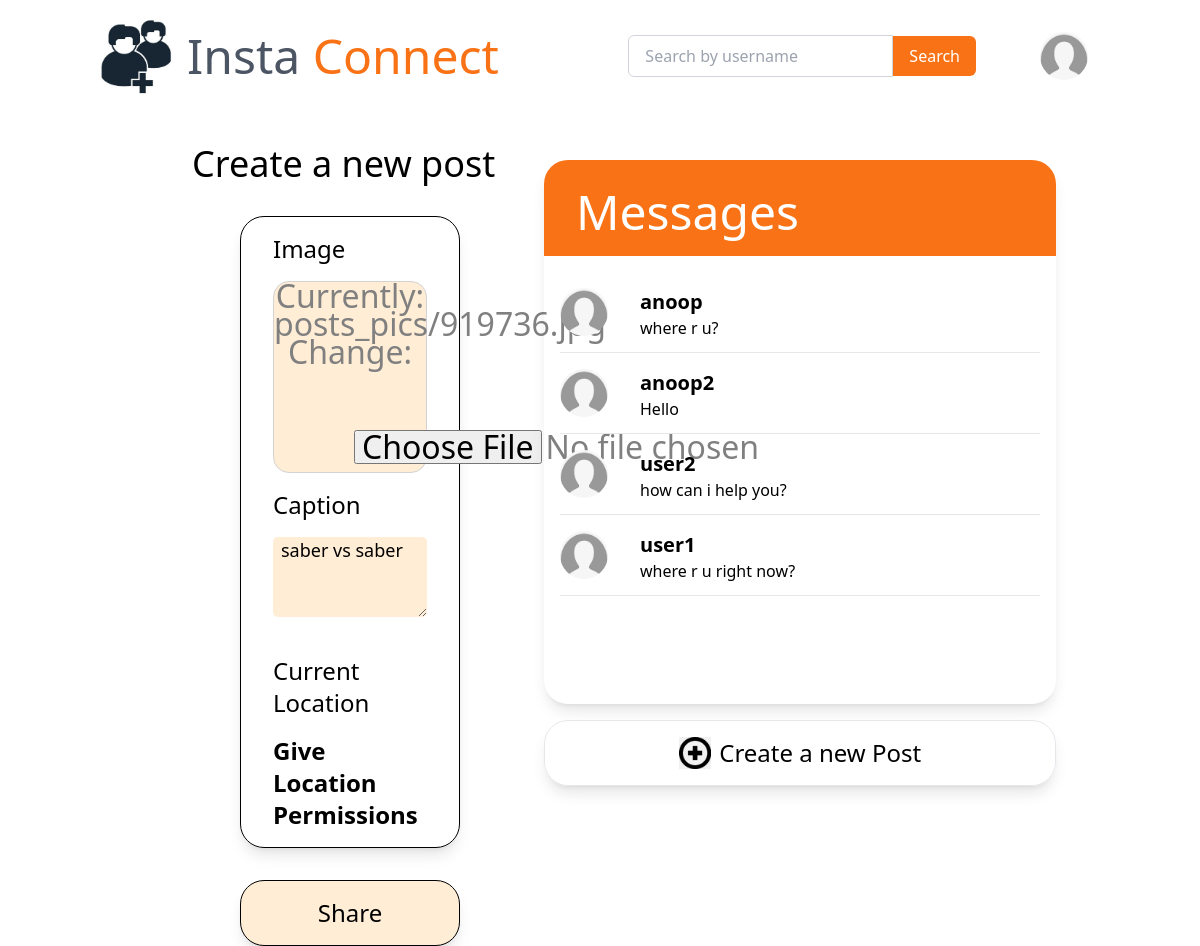
Screenshot of /post/3/update/ (signed in) with the database file from the repository.
### connect/models.py (models this page shows, shortened)
class Post(models.Model):
    description = models.TextField(blank=True)
    date_posted = models.DateTimeField(default=timezone.now)
    author = models.ForeignKey(User, on_delete=models.CASCADE)
    image = models.ImageField(default='base.jpg',upload_to='posts_pics')
    likes = models.IntegerField(default=0)

### users/models.py (models this page shows, shortened)
class Profile(models.Model):
    user = models.OneToOneField(User, on_delete=models.CASCADE)
    otp = models.CharField(max_length=4, blank=True, null=True)
    isVerified = models.BooleanField(default=True, blank=True, null=True)
    image = models.ImageField(default='default.png', upload_to='profile_pics')
    bio = models.TextField(default="Add your bio")
    savedPosts = models.ManyToManyField(
        Post, blank=True, related_name='user_saved_posts')
    likedPosts = models.ManyToManyField(
        Post, blank=True, related_name='user_liked_posts')
    followers = models.ManyToManyField(
        User, blank=True, related_name='following')
    following = models.ManyToManyField(
        User, blank=True, related_name='follower')
    follower_requests = models.ManyToManyField(
        User, blank=True, related_name='follower_request')
    following_requests = models.ManyToManyField(
        User, blank=True, related_name='following_request')
    is_private = models.BooleanField(default=False)

### chatrooms/models.py (models this page shows)
class ChatRoom(models.Model):
    sender = models.ForeignKey(
        User, on_delete=models.CASCADE, related_name='sender_chatrooms')
    receiver = models.ForeignKey(
        User, on_delete=models.CASCADE, related_name='receiver_chatrooms')
    last_text = models.TextField(default="")
    last_time = models.DateTimeField(blank=True, null=True)

### connect/views.py (the view, shortened to what this page needs)
# urls.py: path('post/<int:pk>/update/', PostUpdateView.as_view(), name='post-update'),
class PostUpdateView(LoginRequiredMixin, UserPassesTestMixin, UpdateView):
    model = Post
    fields = ['description', 'image']
    def test_func(self):
        post = self.get_object()
        if self.request.user == post.author:
            return True
        return False
    def get_context_data(self, **kwargs):
        context = super().get_context_data(**kwargs)
        context['chats'] = ChatRoom.objects.filter(sender=self.request.user)
        return context

### connect/templates/connect/post_form.html (shortened to what this page needs)
{% load static %}
<!DOCTYPE html>
<html lang="en">
  <head>
    <script src="https://cdn.tailwindcss.com"></script>
  </head>
  <body>
    <div class="grid grid-cols-12 mt-4">
      <div class="md:col-span-7 col-span-12">
        <div
          class="grid grid-cols-12 flex items-center cursor-pointer"
          onclick="location.href=`{% url 'connect-profile' %}`;"
        >
          <div class="col-span-3 flex justify-end">
            <img
              src="{%static 'connect\images\logi.jpg' %}"
              class="h-20"
              alt=""
              srcset=""
              class=""
            />
          </div>
          <div class="col-span-9 text-5xl pl-3 text-gray-600">
            Insta <span class="text-orange-500">Connect</span>
          </div>
        </div>
        <div class="mx-48 text-4xl mt-12">Create a new post</div>
        <div class="mx-48 px-12">
          <form method="POST" enctype="multipart/form-data">
            <div
              class="card shadow-lg rounded-3xl border border-black px-8 py-4 mt-8"
            >
              <div class="text-2xl">Image</div>
              <label for="input" class="">
                <div class="h-48 bg-orange-100 text-lg" id="imgUP">
                  {{ form.image }}
                </div>
              </label>
              <div class="text-2xl mt-4">Caption</div>
              {{form.description}}
              <p class="text-2xl mt-4">Current Location</p>
              <b class="text-2xl">
                <p id="location" class="mt-4 cursor-pointer">
                  Give Location Permissions
                </p>
              </b>
            </div>
            <button
              type="submit"
              class="shadow-lg rounded-3xl border border-black p-4 mt-8 text-2xl bg-orange-100"
              style="width: 100%"
            >
              Share
            </button>
          </form>
        </div>
      </div>
      <div
        class="lg:col-span-5 col-span-12 mt-0 lg:fixed lg:top-0 lg:right-0"
        style="width: 50rem"
      >
        <div
          class="flex justify-end px-12 mb-20 mt-8 cursor-pointer grid grid-cols-12"
        >
          <form
            method="post"
            action="{% url 'profile-search' %}"
            class="col-span-9 flex justify-end"
          >
            <div class="flex items-center">
              <input
                type="text"
                name="username"
                placeholder="Search by username"
                class="px-4 py-2 border border-gray-300 rounded-l-md focus:outline-none focus:ring-orange-500 focus:border-orange-500"
              />
              <button
                type="submit"
                class="px-4 py-2 bg-orange-500 text-white rounded-r-md hover:bg-orange-600 focus:outline-none focus:ring-orange-500 focus:border-orange-500"
              >
                Search
              </button>
            </div>
          </form>
          <div class="col-span-3 flex justify-center " >
            <img
              src="{{user.profile.image.url}}"
              alt="img"
              width="80px"
              height="80px"
              class="h-12 w-12 rounded-full hover:bg-gray-100"
              onclick="window.location.href=`{% url 'main-profile' %}`"
            />
          </div>
        </div>
        <div
          class="lg:ml-36 lg:mr-36 mx-auto shadow-lg rounded-3xl"
          style="width: 32rem"
        >
          <div
            class="grid grid-cols-6 bg-orange-500 h-24 rounded-t-3xl text-white px-8 pt-4"
          >
            <div
              class="text-5xl mb-2 col-span-4 flex items-center cursor-pointer"
              onclick="window.location.href=`{% url 'editprofile' %}`"
            >
              Messages
            </div>
            <div class="col-span-2 flex justify-end items-center"></div>
          </div>
          <div class="px-4 pt-4 overflow-y-auto h-[25rem]" style="height: 28rem">
            <div class="modal-body">
              <ul class="list-unstyled">
                {%for chat in chats%}
                <a
                  href="{% url 'chatroom' chat.receiver.id%}"
                  class="text-decoration-none "
                >
                  <li class="media hover-media">
                    <div class="grid grid-cols-12 mt-4 hover:bg-gray-100">
                      <div class="col-span-2">
                        <img
                          src="{{chat.receiver.profile.image.url}}"
                          alt="img"
                          width="60px"
                          height="60px"
                          class="h-12 w-12 rounded-full"
                        />
                      </div>
                      <div class="media-body text-dark col-span-9">
                        <h6 class="media-header text-xl">
                          <b>{{chat.receiver}}</b>
                        </h6>
                        <p class="media-text">{{chat.last_text}}</p>
                      </div>
                    </div>
                  </li>
                </a>
                <hr class="my-3" />
                {% endfor %}
              </ul>
            </div>
          </div>
        </div>
        <div
          class="ml-36 mr-36 shadow-lg rounded-3xl flex justify-center items-center py-4 border border-black-600 mt-4 cursor-pointer hover:bg-gray-100"
          id="create"
        >
          <div
            onclick="location.href=`{% url 'connect-create' %}`;"
            class="grid grid-cols-6"
          >
            <div class="col-span-1">
              <img
                src="{%static 'connect\images\images.jpg' %}"
                alt=""
                srcset=""
                class="h-8"
              />
            </div>
            <div class="col-span-5 text-2xl">Create a new Post</div>
          </div>
        </div>
      </div>
    </div>
  </body>
</html>

### connect/templates/connect/post_form.html (style rules this page uses)
#id_image { padding-left: 5rem; padding-top: 4rem; }
#id_description { box-shadow: 2rem; margin-top: 1rem; margin-bottom: 1rem; width: 100%; height: 5rem; background-color: rgb(255 237 213); border-radius: 0.3rem; padding-left: 0.5rem; font-size: large; }
#imgUP { cursor: pointer; text-align: center; justify-content: center; border: 1px solid lightgray; border-radius: 1rem; margin-top: 1rem; font-size: 2rem; color: grey; }

### rows the page displays
Post: description "saber vs saber"
ChatRoom: receiver.profile.image (placeholder picture), receiver "anoop", last_text "where r u?"
ChatRoom: receiver.profile.image (placeholder picture), receiver "anoop2", last_text "Hello"
ChatRoom: receiver.profile.image (placeholder picture), receiver "user2", last_text "how can i help you?"
ChatRoom: receiver.profile.image (placeholder picture), receiver "user1", last_text "where r u right now?"
